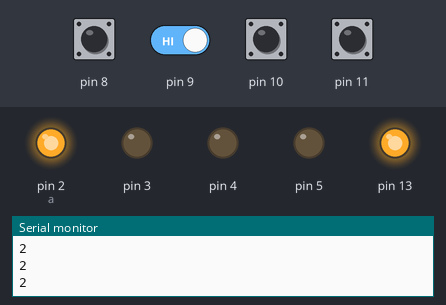
A sketch run on a simulated Arduino Uno, built with avr-gcc and run on an emulated ATmega328P. Parts: output pins drawn as LEDs (lit = HIGH), the last lines printed to the serial monitor. The inputs (shaded band) are chosen by the test bench; at power-on: pin 8–11 HIGH. Random numbers use the default seed unless the sketch sets one.

Above: at 3.8 s.
3.9 s: pin 8 pulled LOW for 1.3 s
At 4.8 s:
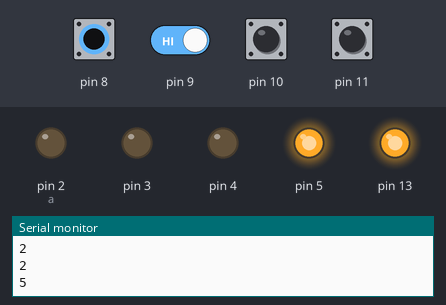
7.4 s: pin 8 driven LOW and pin 9 driven LOW
At 9.8 s:
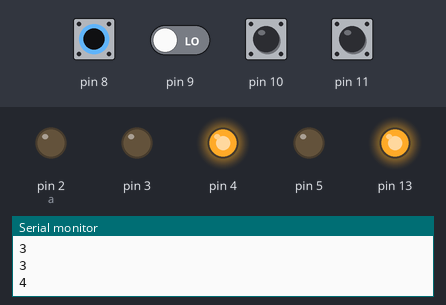
11.6 s: pin 8 driven HIGH
15.1 s: pin 8 driven LOW
At 19.8 s:
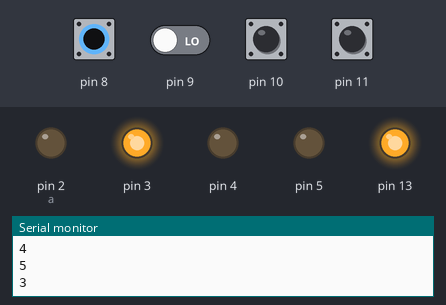
Timing chart, 0 to 20.3 s (numbered marks = the images above; inputs shaded):
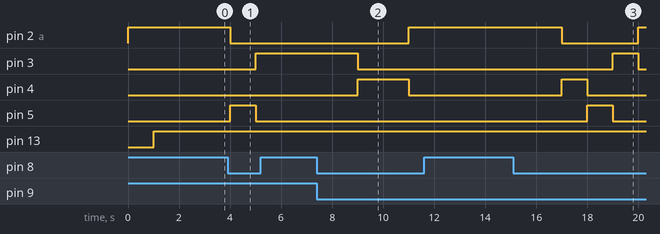

Measured:
- after the input at 3.9 s, pin 2 (a): HIGH → LOW after 0.10 s; pin 3: LOW → HIGH after 1.1 s; pin 5: LOW → HIGH after 0.10 s, → LOW 1.0 s later
- after the input at 7.4 s, pin 2 (a): LOW → HIGH after 3.6 s; pin 3: HIGH → LOW after 1.6 s; pin 4: LOW → HIGH after 1.6 s, → LOW 2.0 s later
- after the input at 15.1 s, pin 2 (a): HIGH → LOW after 1.9 s, → HIGH 3.0 s later; pin 3: LOW → HIGH after 3.9 s, → LOW 1.0 s later; pin 4: LOW → HIGH after 1.9 s, → LOW 1.0 s later; pin 5: LOW → HIGH after 2.9 s, → LOW 1.0 s later

The sketch:

game-arduino.ino
```cpp
int a = 2;
void setup() {
pinMode(2, OUTPUT);
pinMode(3,OUTPUT);
pinMode(4,OUTPUT);
pinMode(5,OUTPUT);
pinMode(13, OUTPUT);
pinMode(8, INPUT_PULLUP);
pinMode(9, INPUT_PULLUP);
pinMode(10, INPUT_PULLUP);
pinMode(11, INPUT_PULLUP);
Serial.begin(9600);}
void loop() {
knopka();}
void knopka () {
digitalWrite(a, HIGH);
delay(1000);
digitalWrite(a, LOW);
int b = digitalRead(8);
int c = digitalRead(9);
int d = digitalRead(10);
int e = digitalRead(11);
digitalWrite(a, LOW);
if (a == 2 and  b == 0){
  a = random(2,6);}
else if (a == 3 and c == 0){
  a = random(2,6);}
else if (a == 4 and d == 1){
  a = random(2,6);}
else if (a == 5 and e == 1){
  a = random(2,6);}
else {digitalWrite(13, HIGH);}
Serial.println(a);
}
```
